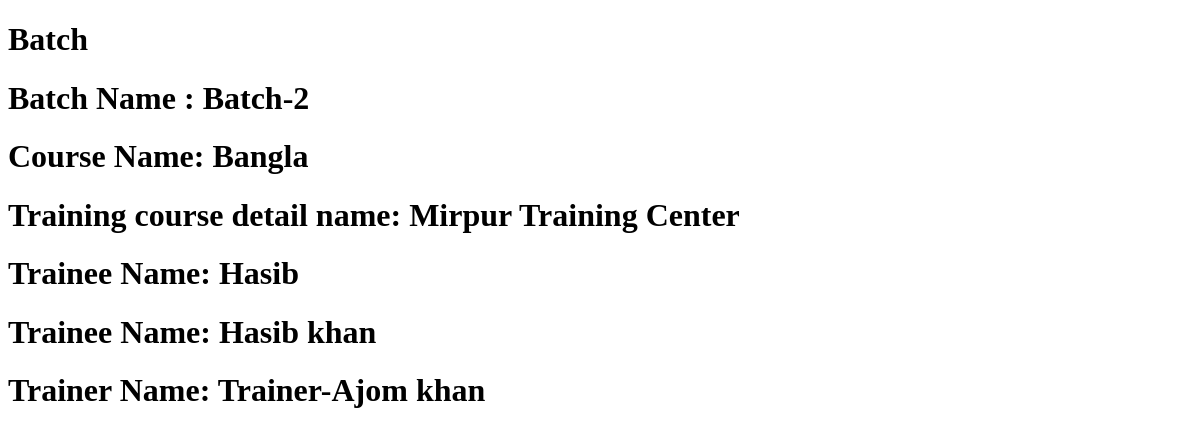
The app's page /, older data.
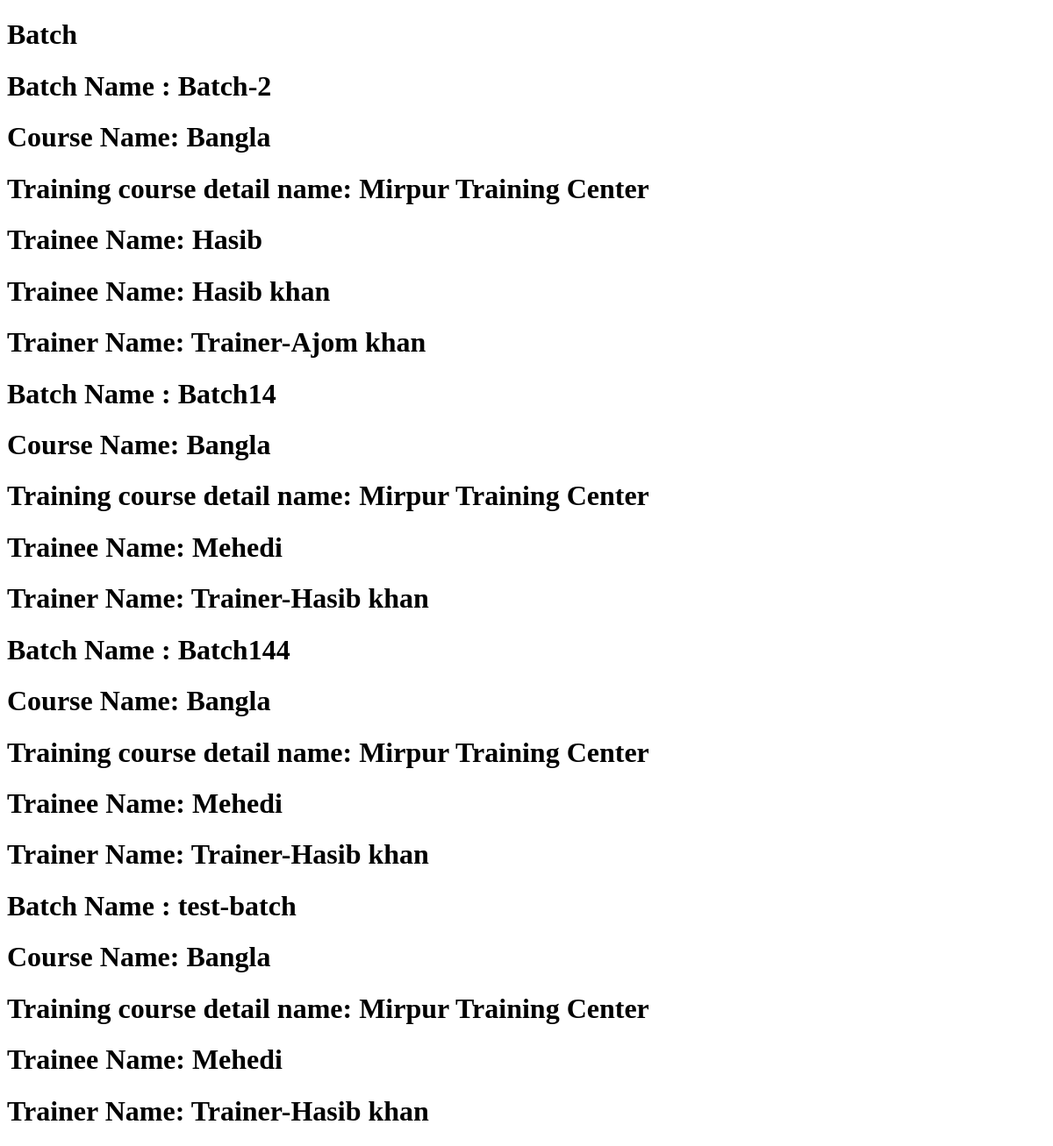
The same page, newer data.
### batch/models.py (models this page shows, shortened)
class Batch(models.Model):
    batch_name = models.CharField(max_length=200)
    trainee = models.ManyToManyField(Trainee)
    trainer = models.ManyToManyField(Trainer)
    coordinatior = models.ForeignKey(Coordinatior, on_delete=models.CASCADE)
    training_course_detail = models.ForeignKey(TrainingCourseDetail, on_delete=models.CASCADE, related_name='training_course_detail_rel')
    training_center = models.ForeignKey(TrainingCenter, on_delete=models.CASCADE)
    start_date = models.DateField(verbose_name="course year")
    end_date = models.DateField()
    @property
    def year(self):
        return self.start_date.year
    class Meta:
        verbose_name = 'Batch'
        verbose_name_plural = 'Batches'
        db_table = 'batch'

### training/models.py (models this page shows, shortened)
class TrainingCourseDetail(models.Model):
    name = models.CharField(max_length=200)
    course = models.ForeignKey(Course, on_delete=models.CASCADE, related_name='course_rel')
    organization = models.ForeignKey(Organization, on_delete=models.CASCADE)
    class Meta:
        verbose_name = 'Training Course Detail'
        verbose_name_plural = 'Training Course Details'
        db_table = 'training_course_detail'

### course/models.py (models this page shows, shortened)
class Course(models.Model):
    name = models.CharField(max_length=200)
    course_category = models.ForeignKey(CourseCategory, on_delete=models.CASCADE)
    class Meta:
        verbose_name = 'Course'
        verbose_name_plural = 'Courses'
        db_table = 'course_type'

### trainee/models.py (models this page shows, shortened)
class Trainee(models.Model):
    name = models.CharField(max_length=200, default="Hasib")
    nid = models.CharField(max_length=200)
    address = models.ForeignKey(Address, on_delete=models.CASCADE)
    contact = models.OneToOneField(Contact, on_delete=models.CASCADE)
    class Meta:
        verbose_name = 'Trainee'
        verbose_name_plural = 'Trainees'
        db_table = 'trainee'

### trainer/models.py (models this page shows, shortened)
class Trainer(models.Model):
    name = models.CharField(max_length=200, default='ajom khan')
    nid = models.CharField(max_length=200)
    address = models.ForeignKey(Address, on_delete=models.CASCADE)
    contact = models.OneToOneField(Contact, on_delete=models.CASCADE)
    class Meta:
        verbose_name = 'Trainer'
        verbose_name_plural = 'Trainers'
        db_table = 'trainer'

### course/views.py (the view)
# urls.py: path('', include('course.urls')),
def course(request):
    batch = Batch.objects.filter(training_course_detail__course__name='Bangla')
    context = {
        "batches": batch
    }
    return render(request, 'index.html', context)

### templates/index.html (shortened to what this page needs)
<!DOCTYPE html>
<html lang="en">
<head>
</head>
<body>
    <h1>Batch</h1>
    {% for batch in batches %}
       <h1> Batch Name : {{batch.batch_name}}</h1>
       <h1>Course Name: {{batch.training_course_detail.course.name}}</h1>
       <h1>Training course detail name: {{batch.training_course_detail.name}}</h1>
       {% for trainee in batch.trainee.all %}
        <h1>Trainee Name: {{trainee.name}}</h1>
       {% endfor %}
       {% for trainer in batch.trainer.all %}
        <h1>Trainer Name: {{trainer.name}}</h1>
       {% endfor %}
    {% endfor %}
</body>
</html>

Row changes from the older to the newer data that the page shows:
added Batch: batch_name "Batch14", training_course_detail.course.name "Bangla", training_course_detail.name "Mirpur Training Center"
now on this page (row unchanged): Trainee: name "Mehedi"
now on this page (row unchanged): Trainer: name "Trainer-Hasib khan"
added Batch: batch_name "Batch144", training_course_detail.course.name "Bangla", training_course_detail.name "Mirpur Training Center"
added Batch: batch_name "test-batch", training_course_detail.course.name "Bangla", training_course_detail.name "Mirpur Training Center"
